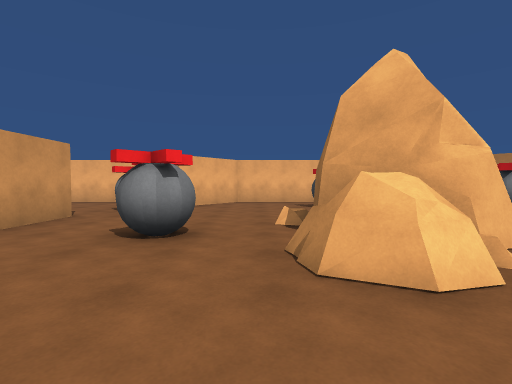
view 1 (above)

24 first-person views from a walk through a 3-D level made in the Unity game engine. The camera is 1.4 m above the floor, tilts 2° down and sees 85° across. The floor is counted in squares, 2 m on a side. Each view is taken from the middle of a square. On the plan, view 1 faces up. The plan holds only what a view shows up to about 9 squares ahead; the rest is blank. The player character is not drawn.

view 2
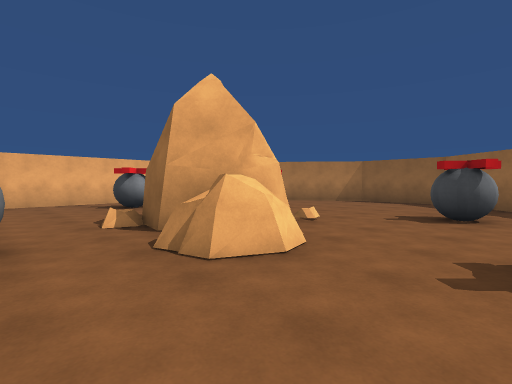

view 3
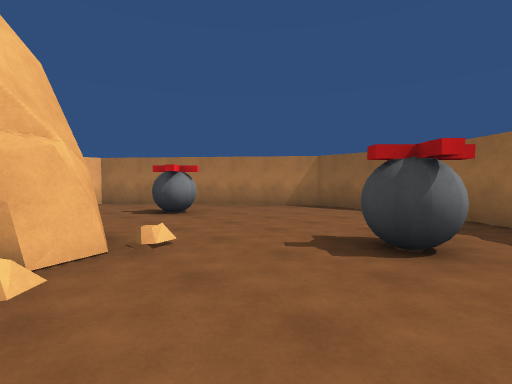

view 4
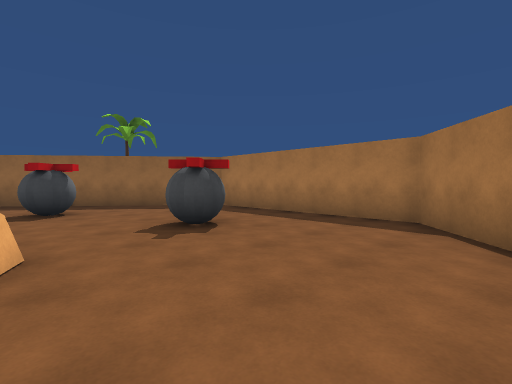

view 5
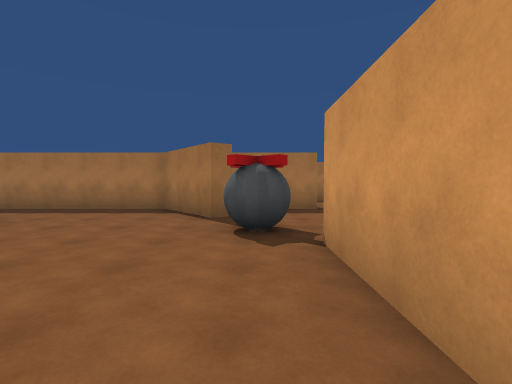

view 6
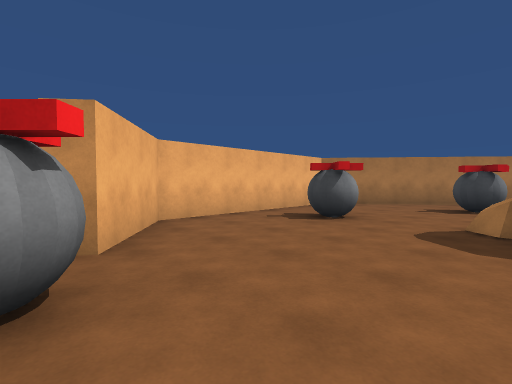

view 7
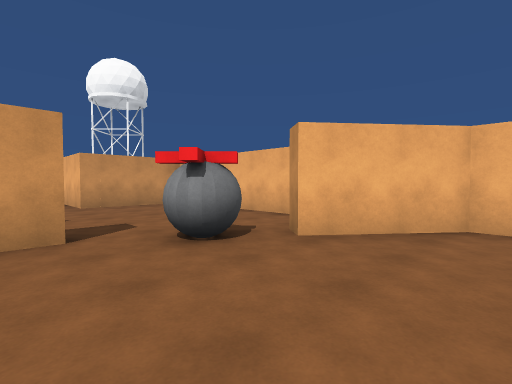

view 8
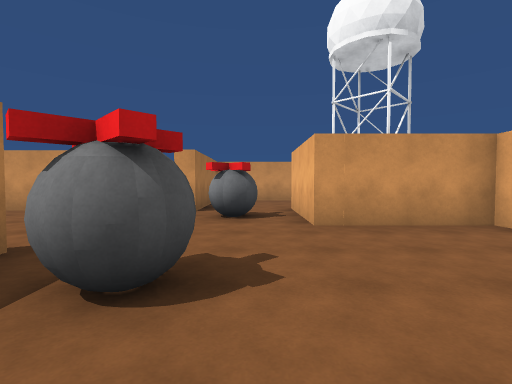

view 9
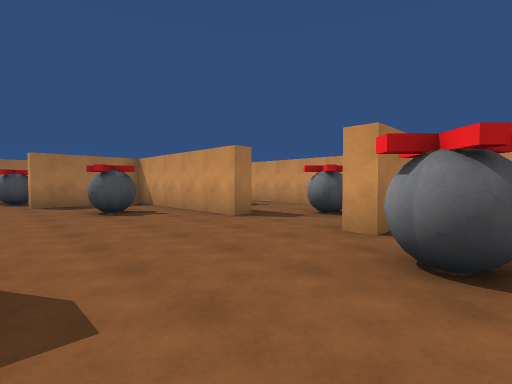

view 10
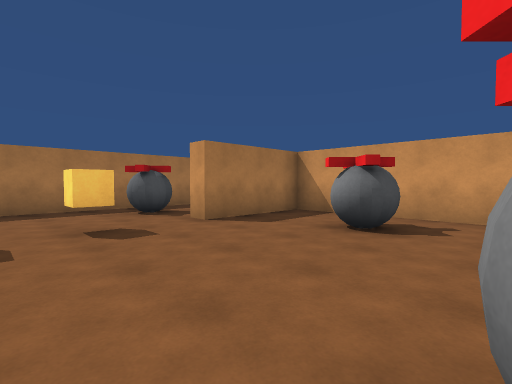

view 11
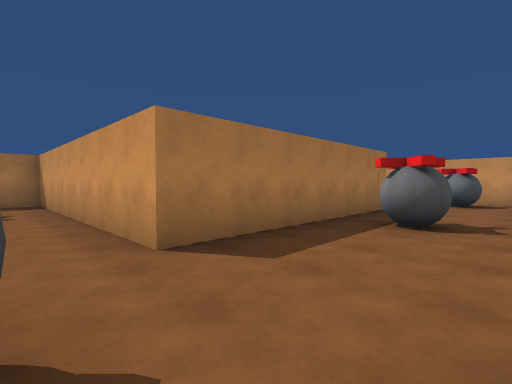

view 12
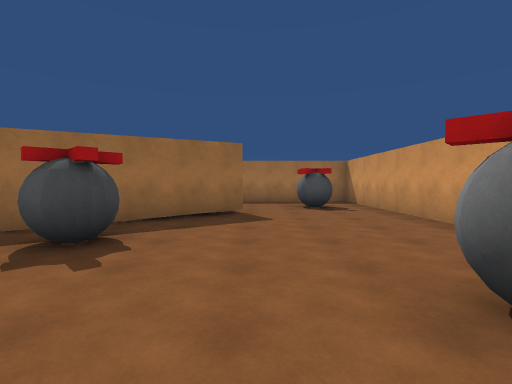

view 13
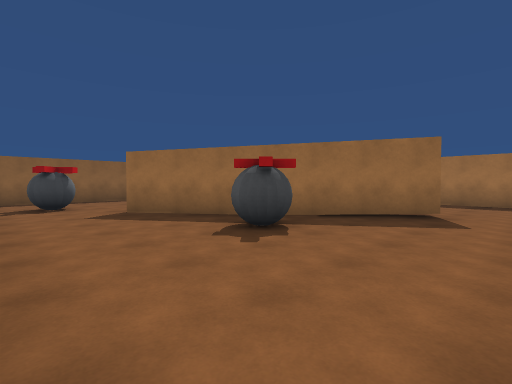

view 14
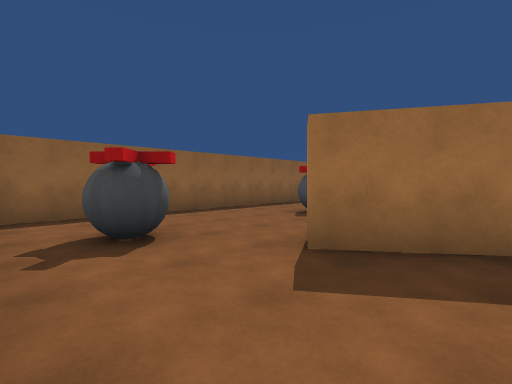

view 15
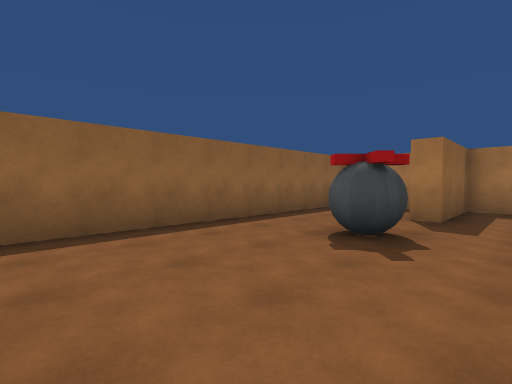

view 16
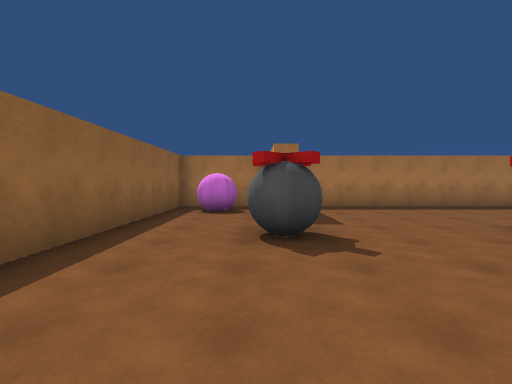

view 17
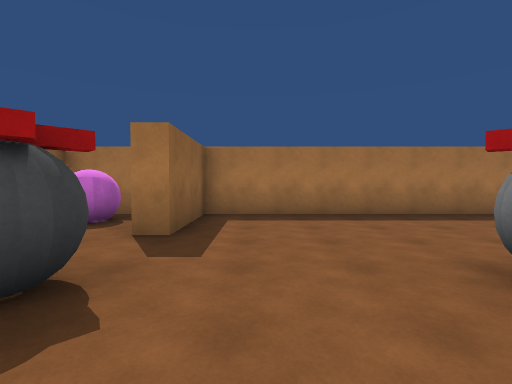

view 18
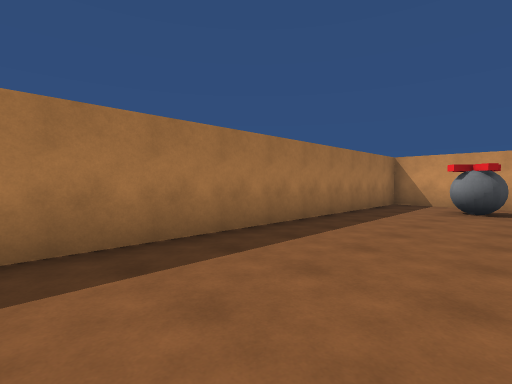

view 19
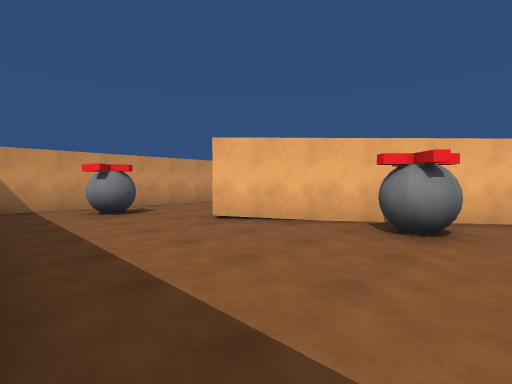

view 20
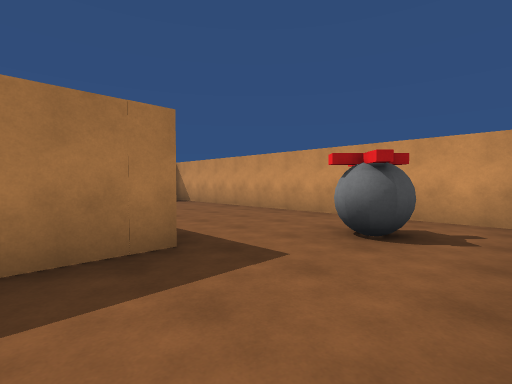

view 21
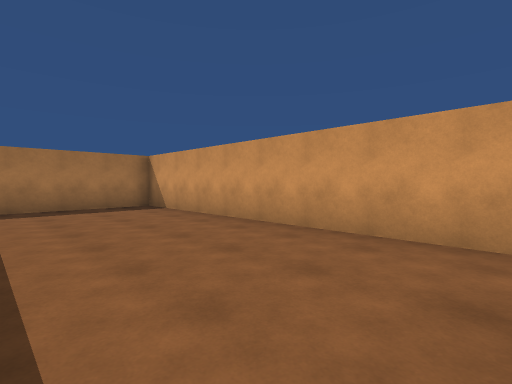

view 22
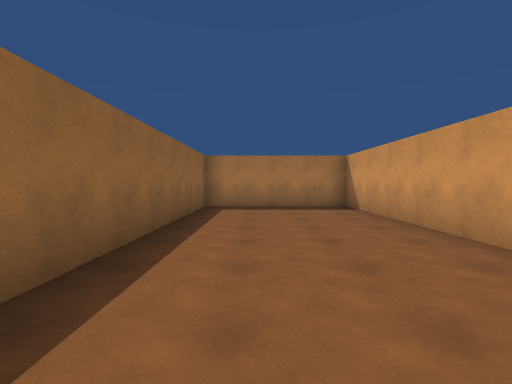

view 23
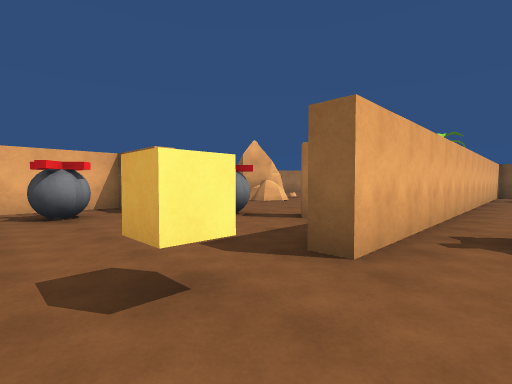

view 24
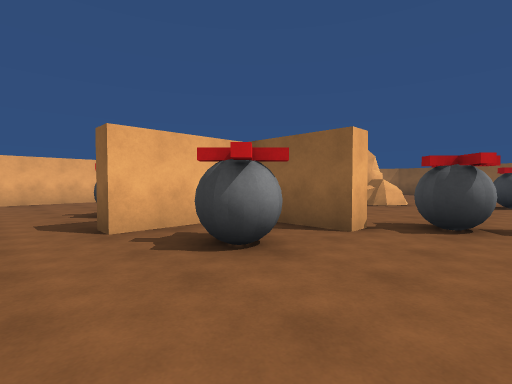

### Floor plan
Key: @ floor where view 1 was taken; # wall or solid block; . floor; R rock; B ball; O other object.
Columns run from 15 left of view 1 to 10 right of it. Each row starts with its distance up from view 1.
 10       ###### #########
  9       #......#.......##
  8       #......#...O....##
  7   ..###.....O..........#
  6   ...O..............O..##
  5    ......O.#....RR......##
  4   ###......#..O.##R......#
  3   O......###....R#R......#
  2   .......O.#....R........#
  1  ...#....O.#........O...##
  0  .. #.......O..@.......##
 -1     #.O..........O....##
 -2     #........#.......##
 -3     ####.O.###########
 -4 #........................#
 -5 #.O....O....O.........O..#
 -6 #.O......................#
 -7 #....######.....O.##.....#
 -8 #....#    #......##......#
 -9 #....#    #.....##.......#
-10 #....#    #....##.O...O..#
-11 #....#    #..............#
-12 #....#    #.O........#...#
-13 #....#    #..........#.B.#
-14 #....#    #..........#...#
-15 ######    ################

Where each view was taken, in squares from view 1:
view 1: 0 up, 0 right, facing up
view 2: 0 up, 1 left, facing up-right
view 3: 0 up, 2 right, facing up-right
view 4: 2 up, 2 left, facing down-right
view 5: 4 up, 3 left, facing down
view 6: 5 up, 3 left, facing up-right
view 7: 5 up, 0 right, facing up-left
view 8: 6 up, 4 left, facing left
view 9: 6 up, 7 left, facing down-left
view 10: 1 up, 5 left, facing down-left
view 11: 4 down, 3 left, facing down-left
view 12: 4 down, 1 left, facing down
view 13: 4 down, 2 left, facing down-right
view 14: 4 down, 3 right, facing down-right
view 15: 6 down, 5 right, facing down-right
view 16: 6 down, 7 right, facing down
view 17: 8 down, 5 right, facing down
view 18: 11 down, 5 right, facing down-left
view 19: 14 down, 4 right, facing up-left
view 20: 4 down, 9 left, facing down-left
view 21: 6 down, 11 left, facing down-left
view 22: 6 down, 12 left, facing down
view 23: 5 down, 7 left, facing up-right
view 24: 1 down, 8 left, facing up-right
